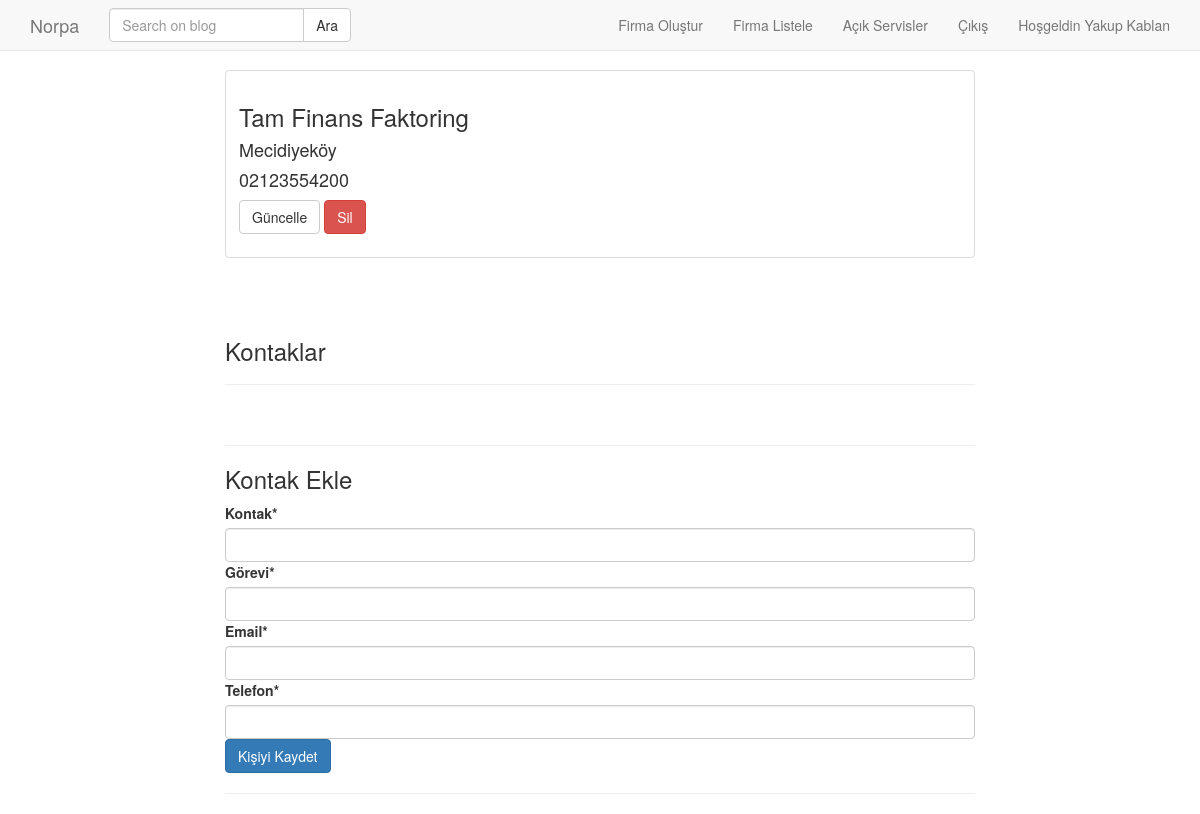
The app's page /customer/detail/1/ (signed in) with its own data.
### customer/models.py (models this page shows, shortened)
class Customer(models.Model):
    name = models.CharField(max_length=200, verbose_name="Müşteri Adı")
    address = models.TextField(verbose_name="Müşteri Adresi")
    phone=models.CharField(max_length=50, verbose_name="Müşteri Telefonu")
    checked = models.BooleanField(default=True, verbose_name="Aktif-Pasif")
    contract = models.DateField(verbose_name="Sözleşme Tarihi", null=True)
    created_date=models.DateTimeField(auto_now_add=True)
    def get_update_url(self):
        return reverse('customer:update', kwargs={'pk': self.pk})
    def get_delete_url(self):
        return reverse('customer:delete', kwargs={'pk': self.pk})
    class Meta:
        ordering = ['-created_date']

### customer/views.py (the view)
# urls.py: path('detail/<int:pk>/', detail, name='detail'),
def detail(request, pk):
    if request.user.is_staff == False:
        return redirect('/home/')
    customer = get_object_or_404(Customer, pk=pk)
    form = ContactForm(request.POST or None)
    if form.is_valid():
        contact = form.save(commit=False)
        contact.customer = customer
        contact.save()
        return HttpResponseRedirect(customer.get_absolute_url())
    form = ContactForm()
    contacts = customer.contacts.all()
    context = {
        'customer': customer,
        'form': form,
        'contacts': contacts
    }
    return render(request, 'customer/detail.html', context)

### customer/form.py
class ContactForm(forms.ModelForm):
    class Meta:
        model=Contact
        fields = ['name', 'title', 'email', 'phone']

### templates/customer/detail.html (shortened to what this page needs)
{% extends 'base.html' %}
{% block body %}
<div class="container">
<div class="row">
    <div class="col-md-8 col-md-offset-2">
      <div class="thumbnail">
        <div class="caption">
          <h3>{{ customer.name }}</h3>
          <h4>{{customer.address |safe| linebreaks}}</h4>
          <h4>{{customer.phone}}</h4>
          <p>
                <a href="{{customer.get_update_url}}" class="btn btn-default" role="button">Güncelle</a>
                <a href="{{customer.get_delete_url}}" class="btn btn-danger" role="button">Sil</a>
          </p>
        </div>
      </div>
      <br><br>
      <h3>Kontaklar</h3>
      <hr>
      <br><hr>
      <h3>Kontak Ekle</h3>
        {% include 'customer/contact.html' %}
      <hr>
    </div>
</div>
</div>
{% endblock %}

### templates/header.html (shortened to what this page needs)
<nav class="navbar navbar-default navbar-fixed-top"  role="banner">
    <div class="container">
        <div class="navbar-header">
            <a href="{% url 'accounts:home' %}" class="navbar-brand">Norpa</a>
        </div>
        <nav class="collapse navbar-collapse" role="navigation">
            <form class="navbar-form navbar-left" role="search" method="GET" action="">
                <div class="input-group">
                    <input class="form-control" type="text" name="q" placeholder="Search on blog" value="{{ request.GET.q}}" >
                    <span class="input-group-btn">
                        <input class="btn btn-default" type="submit" value="Ara">
                    </span>
                </div>
            </form>
            <ul class="nav navbar-nav navbar-right">
                {% if user.is_staff %}
                    {% if user.is_superuser %}
                        {% if "customer" in request.get_full_path %}
                            <li><a href="{% url 'customer:create' %}">Firma Oluştur</a></li>
                        {% else %}
                            <li><a href="{% url 'postt:create' %}">Servis Oluştur</a></li>
                        {% endif %}
                    {% endif %}
                    {% if "customer" in request.get_full_path %}
                        <li><a href="{% url 'customer:index' %}">Firma Listele</a></li>
                        <li><a href="{% url 'postt:index' %}">Açık Servisler</a></li>
                    {% else %}
                        <li><a href="{% url 'postt:index' %}">Açık Servisler</a></li>
                        <li><a href="{% url 'postt:kapali' %}">Kapalı Servisler</a></li>
                        <li><a href="{% url 'customer:index' %}">Firma Listele</a></li>
                    {% endif %}
                    <li><a href="{% url 'accounts:logout' %}">Çıkış</a></li>
                    <li><a href="#">Hoşgeldin {{request.user.get_full_name}}</a></li>
                {% else %}
                <li><a href="{% url 'accounts:home' %}">Anasayfa</a></li>
                <li><a href="{% url 'accounts:register' %}">Üye Ol</a></li>
                <li><a href="{% url 'accounts:login' %}">Giriş</a></li>
                {% endif %}
            </ul>
        </nav>
    </div>
</nav>

### static/css/style.css (style rules this page uses)
body { padding-top: 70px; }

### records on screen
Customer: name "Tam Finans Faktoring", address "Mecidiyeköy", phone "02123554200"

### other values on screen
{{ request.user.get_full_name }} "Yakup Kablan"
